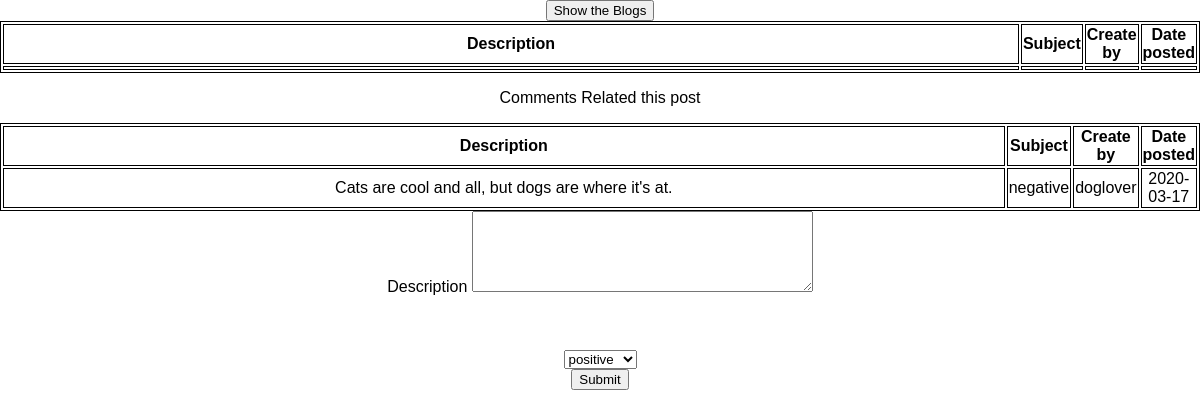
Page /Open.php?id=2 on the committed database.
### tables this page shows
CREATE TABLE `comments` (
  `commentid` int(10) NOT NULL AUTO_INCREMENT,
  `sentiment` varchar(20) DEFAULT NULL,
  `description` varchar(250) DEFAULT NULL,
  `cdate` date DEFAULT NULL,
  `blogid` int(10) unsigned DEFAULT NULL,
  `posted_by` varchar(45) DEFAULT NULL,
  PRIMARY KEY (`commentid`),
  KEY `comments_ibfk_1` (`blogid`),
  KEY `comments_ibfk_2` (`posted_by`),
  CONSTRAINT `comments_ibfk_1` FOREIGN KEY (`blogid`) REFERENCES `blogs` (`blogid`),
  CONSTRAINT `comments_ibfk_2` FOREIGN KEY (`posted_by`) REFERENCES `users` (`username`),
  CONSTRAINT `sentiment_types` CHECK ((`sentiment` in (_utf8mb4'negative',_utf8mb4'positive')))
);

### Open.php (the view, shortened to what this page needs)
<?php
$servername = "localhost";
$username = "comp440";
$password = "pass1234";
$database="comp440";
$makeConnection = new mysqli($servername,$username,$password,$database);
$id = $_GET["id"];
?>
<!DOCTYPE HTML>
<html lang="en">
<head>
    <link href="style.css" rel="stylesheet" type="text/css">
</head>
<body>
<header>
    <a href="Show.php"><button>Show the Blogs </button></a>
</header>
<?php
echo "<table>";
echo "<tr>";
echo "<th>Description </th>";
echo "<th>Subject </th>";
echo "<th>Create by </th>";
echo "<th>Date posted </th>";
echo "</tr>";
echo "<tr>";
echo "<td>";
echo "</td>";
echo "<td>";
echo "</td>";
echo "<td>";
echo "</td>";
echo "<td>";
echo "</td>";
echo "</tr>";
echo "</table>";
echo "<p>Comments Related this post</p>";
$test="SELECT sentiment,description,cdate,posted_by FROM comments where blogid=?";
$showComment =$makeConnection->prepare($test);
$showComment->bind_param("i",$id);
$showComment->execute();
$result = $showComment->get_result();
while ($row = $result->fetch_assoc())
{
    echo "<table>";
    echo "<tr>";
    echo "<th>Description </th>";
    echo "<th>Subject </th>";
    echo "<th>Create by </th>";
    echo "<th>Date posted </th>";
    echo "</tr>";
    echo "<tr>";
    echo "<td>";
    echo $row["description"];
    echo "</td>";
    echo "<td>";
    echo  $row["sentiment"];
    echo "</td>";
    echo "<td>";
    echo $row["posted_by"];
    echo "</td>";
    echo "<td>";
    echo $row["cdate"];
    echo "</td>";
    echo "</tr>";
    echo "</table>";
}
?>
<form method="post" action="<?php echo htmlspecialchars($_SERVER["PHP_SELF"]);?>">
    <label>Description <textarea name="Description" rows="5" cols="40"></textarea></label>
    <br><br>
    <br><br>
    <label>
        <select name="get">
            <option value = "positive"> positive
            </option>
        </select>
    </label>
    <br>
    <button>Submit</button>
</form>
</body>
</html>

### style.css (style rules this page uses)
body { margin: 0; padding: 0; background-size: cover; background-position: center; font-family: sans-serif; text-align: center; }

### Open.php (style rules this page uses)
table, th, td { border:1px solid black; width: 100%; }

### rows in the picture
comments: description "Cats are cool and all, but dogs are where it's at.", sentiment "negative", posted_by "doglover", cdate "2020-03-17"
